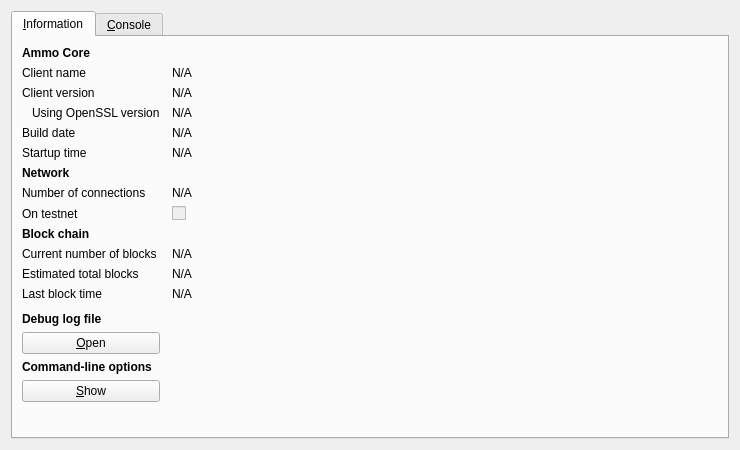
<?xml version="1.0" encoding="UTF-8"?>
<ui version="4.0">
 <class>RPCConsole</class>
 <widget class="QDialog" name="RPCConsole">
  <property name="geometry">
   <rect>
    <x>0</x>
    <y>0</y>
    <width>740</width>
    <height>450</height>
   </rect>
  </property>
  <property name="windowTitle">
   <string>Ammo - Debug window</string>
  </property>
  <layout class="QVBoxLayout" name="verticalLayout_2">
   <item>
    <widget class="QTabWidget" name="tabWidget">
     <property name="currentIndex">
      <number>0</number>
     </property>
     <widget class="QWidget" name="tab_info">
      <attribute name="title">
       <string>&amp;Information</string>
      </attribute>
      <layout class="QGridLayout" name="gridLayout" columnstretch="0,1">
       <property name="horizontalSpacing">
        <number>12</number>
       </property>
       <item row="0" column="0">
        <widget class="QLabel" name="label_9">
         <property name="font">
          <font>
           <weight>75</weight>
           <bold>true</bold>
          </font>
         </property>
         <property name="text">
          <string>Ammo Core</string>
         </property>
        </widget>
       </item>
       <item row="1" column="0">
        <widget class="QLabel" name="label_5">
         <property name="text">
          <string>Client name</string>
         </property>
        </widget>
       </item>
       <item row="1" column="1">
        <widget class="QLabel" name="clientName">
         <property name="cursor">
          <cursorShape>IBeamCursor</cursorShape>
         </property>
         <property name="text">
          <string>N/A</string>
         </property>
         <property name="textFormat">
          <enum>Qt::PlainText</enum>
         </property>
         <property name="textInteractionFlags">
          <set>Qt::LinksAccessibleByMouse|Qt::TextSelectableByKeyboard|Qt::TextSelectableByMouse</set>
         </property>
        </widget>
       </item>
       <item row="2" column="0">
        <widget class="QLabel" name="label_6">
         <property name="text">
          <string>Client version</string>
         </property>
        </widget>
       </item>
       <item row="2" column="1">
        <widget class="QLabel" name="clientVersion">
         <property name="cursor">
          <cursorShape>IBeamCursor</cursorShape>
         </property>
         <property name="text">
          <string>N/A</string>
         </property>
         <property name="textFormat">
          <enum>Qt::PlainText</enum>
         </property>
         <property name="textInteractionFlags">
          <set>Qt::LinksAccessibleByMouse|Qt::TextSelectableByKeyboard|Qt::TextSelectableByMouse</set>
         </property>
        </widget>
       </item>
       <item row="3" column="0">
        <widget class="QLabel" name="label_14">
         <property name="text">
          <string>Using OpenSSL version</string>
         </property>
         <property name="indent">
          <number>10</number>
         </property>
        </widget>
       </item>
       <item row="3" column="1">
        <widget class="QLabel" name="openSSLVersion">
         <property name="cursor">
          <cursorShape>IBeamCursor</cursorShape>
         </property>
         <property name="text">
          <string>N/A</string>
         </property>
         <property name="textFormat">
          <enum>Qt::PlainText</enum>
         </property>
         <property name="textInteractionFlags">
          <set>Qt::LinksAccessibleByMouse|Qt::TextSelectableByKeyboard|Qt::TextSelectableByMouse</set>
         </property>
        </widget>
       </item>
       <item row="4" column="0">
        <widget class="QLabel" name="label_12">
         <property name="text">
          <string>Build date</string>
         </property>
        </widget>
       </item>
       <item row="4" column="1">
        <widget class="QLabel" name="buildDate">
         <property name="cursor">
          <cursorShape>IBeamCursor</cursorShape>
         </property>
         <property name="text">
          <string>N/A</string>
         </property>
         <property name="textFormat">
          <enum>Qt::PlainText</enum>
         </property>
         <property name="textInteractionFlags">
          <set>Qt::LinksAccessibleByMouse|Qt::TextSelectableByKeyboard|Qt::TextSelectableByMouse</set>
         </property>
        </widget>
       </item>
       <item row="5" column="0">
        <widget class="QLabel" name="label_13">
         <property name="text">
          <string>Startup time</string>
         </property>
        </widget>
       </item>
       <item row="5" column="1">
        <widget class="QLabel" name="startupTime">
         <property name="cursor">
          <cursorShape>IBeamCursor</cursorShape>
         </property>
         <property name="text">
          <string>N/A</string>
         </property>
         <property name="textFormat">
          <enum>Qt::PlainText</enum>
         </property>
         <property name="textInteractionFlags">
          <set>Qt::LinksAccessibleByMouse|Qt::TextSelectableByKeyboard|Qt::TextSelectableByMouse</set>
         </property>
        </widget>
       </item>
       <item row="6" column="0">
        <widget class="QLabel" name="label_11">
         <property name="font">
          <font>
           <weight>75</weight>
           <bold>true</bold>
          </font>
         </property>
         <property name="text">
          <string>Network</string>
         </property>
        </widget>
       </item>
       <item row="7" column="0">
        <widget class="QLabel" name="label_7">
         <property name="text">
          <string>Number of connections</string>
         </property>
        </widget>
       </item>
       <item row="7" column="1">
        <widget class="QLabel" name="numberOfConnections">
         <property name="cursor">
          <cursorShape>IBeamCursor</cursorShape>
         </property>
         <property name="text">
          <string>N/A</string>
         </property>
         <property name="textFormat">
          <enum>Qt::PlainText</enum>
         </property>
         <property name="textInteractionFlags">
          <set>Qt::LinksAccessibleByMouse|Qt::TextSelectableByKeyboard|Qt::TextSelectableByMouse</set>
         </property>
        </widget>
       </item>
       <item row="8" column="0">
        <widget class="QLabel" name="label_8">
         <property name="text">
          <string>On testnet</string>
         </property>
        </widget>
       </item>
       <item row="8" column="1">
        <widget class="QCheckBox" name="isTestNet">
         <property name="enabled">
          <bool>false</bool>
         </property>
         <property name="text">
          <string/>
         </property>
        </widget>
       </item>
       <item row="9" column="0">
        <widget class="QLabel" name="label_10">
         <property name="font">
          <font>
           <weight>75</weight>
           <bold>true</bold>
          </font>
         </property>
         <property name="text">
          <string>Block chain</string>
         </property>
        </widget>
       </item>
       <item row="10" column="0">
        <widget class="QLabel" name="label_3">
         <property name="text">
          <string>Current number of blocks</string>
         </property>
        </widget>
       </item>
       <item row="10" column="1">
        <widget class="QLabel" name="numberOfBlocks">
         <property name="cursor">
          <cursorShape>IBeamCursor</cursorShape>
         </property>
         <property name="text">
          <string>N/A</string>
         </property>
         <property name="textFormat">
          <enum>Qt::PlainText</enum>
         </property>
         <property name="textInteractionFlags">
          <set>Qt::LinksAccessibleByMouse|Qt::TextSelectableByKeyboard|Qt::TextSelectableByMouse</set>
         </property>
        </widget>
       </item>
       <item row="11" column="0">
        <widget class="QLabel" name="label_4">
         <property name="text">
          <string>Estimated total blocks</string>
         </property>
        </widget>
       </item>
       <item row="11" column="1">
        <widget class="QLabel" name="totalBlocks">
         <property name="cursor">
          <cursorShape>IBeamCursor</cursorShape>
         </property>
         <property name="text">
          <string>N/A</string>
         </property>
         <property name="textFormat">
          <enum>Qt::PlainText</enum>
         </property>
         <property name="textInteractionFlags">
          <set>Qt::LinksAccessibleByMouse|Qt::TextSelectableByKeyboard|Qt::TextSelectableByMouse</set>
         </property>
        </widget>
       </item>
       <item row="12" column="0">
        <widget class="QLabel" name="label_2">
         <property name="text">
          <string>Last block time</string>
         </property>
        </widget>
       </item>
       <item row="12" column="1">
        <widget class="QLabel" name="lastBlockTime">
         <property name="cursor">
          <cursorShape>IBeamCursor</cursorShape>
         </property>
         <property name="text">
          <string>N/A</string>
         </property>
         <property name="textFormat">
          <enum>Qt::PlainText</enum>
         </property>
         <property name="textInteractionFlags">
          <set>Qt::LinksAccessibleByMouse|Qt::TextSelectableByKeyboard|Qt::TextSelectableByMouse</set>
         </property>
        </widget>
       </item>
       <item row="13" column="0">
        <spacer name="verticalSpacer_2">
         <property name="orientation">
          <enum>Qt::Vertical</enum>
         </property>
         <property name="sizeHint" stdset="0">
          <size>
           <width>20</width>
           <height>20</height>
          </size>
         </property>
        </spacer>
       </item>
       <item row="14" column="0">
        <widget class="QLabel" name="labelDebugLogfile">
         <property name="font">
          <font>
           <weight>75</weight>
           <bold>true</bold>
          </font>
         </property>
         <property name="text">
          <string>Debug log file</string>
         </property>
        </widget>
       </item>
       <item row="15" column="0">
        <widget class="QPushButton" name="openDebugLogfileButton">
         <property name="toolTip">
          <string>Open the Ammo debug log file from the current data directory. This can take a few seconds for large log files.</string>
         </property>
         <property name="text">
          <string>&amp;Open</string>
         </property>
         <property name="autoDefault">
          <bool>false</bool>
         </property>
        </widget>
       </item>
       <item row="16" column="0">
        <widget class="QLabel" name="labelCLOptions">
         <property name="font">
          <font>
           <weight>75</weight>
           <bold>true</bold>
          </font>
         </property>
         <property name="text">
          <string>Command-line options</string>
         </property>
        </widget>
       </item>
       <item row="17" column="0">
        <widget class="QPushButton" name="showCLOptionsButton">
         <property name="toolTip">
          <string>Show the Ammo-Qt help message to get a list with possible Ammo command-line options.</string>
         </property>
         <property name="text">
          <string>&amp;Show</string>
         </property>
         <property name="autoDefault">
          <bool>false</bool>
         </property>
        </widget>
       </item>
       <item row="18" column="0">
        <spacer name="verticalSpacer">
         <property name="orientation">
          <enum>Qt::Vertical</enum>
         </property>
         <property name="sizeHint" stdset="0">
          <size>
           <width>20</width>
           <height>40</height>
          </size>
         </property>
        </spacer>
       </item>
      </layout>
     </widget>
     <widget class="QWidget" name="tab_console">
      <attribute name="title">
       <string>&amp;Console</string>
      </attribute>
      <layout class="QVBoxLayout" name="verticalLayout_3">
       <property name="spacing">
        <number>3</number>
       </property>
       <item>
        <widget class="QTextEdit" name="messagesWidget">
         <property name="minimumSize">
          <size>
           <width>0</width>
           <height>100</height>
          </size>
         </property>
         <property name="readOnly">
          <bool>true</bool>
         </property>
         <property name="tabKeyNavigation" stdset="0">
          <bool>false</bool>
         </property>
         <property name="columnCount" stdset="0">
          <number>2</number>
         </property>
        </widget>
       </item>
       <item>
        <layout class="QHBoxLayout" name="horizontalLayout">
         <property name="spacing">
          <number>3</number>
         </property>
         <item>
          <widget class="QLabel" name="label">
           <property name="text">
            <string notr="true">&gt;</string>
           </property>
          </widget>
         </item>
         <item>
          <widget class="QLineEdit" name="lineEdit"/>
         </item>
         <item>
          <widget class="QPushButton" name="clearButton">
           <property name="maximumSize">
            <size>
             <width>24</width>
             <height>24</height>
            </size>
           </property>
           <property name="toolTip">
            <string>Clear console</string>
           </property>
           <property name="text">
            <string/>
           </property>
           <property name="icon">
            <iconset resource="../bitcoin.qrc">
             <normaloff>:/icons/remove</normaloff>:/icons/remove</iconset>
           </property>
           <property name="shortcut">
            <string notr="true">Ctrl+L</string>
           </property>
           <property name="autoDefault">
            <bool>false</bool>
           </property>
          </widget>
         </item>
        </layout>
       </item>
      </layout>
     </widget>
    </widget>
   </item>
  </layout>
 </widget>
 <resources>
  <include location="../bitcoin.qrc"/>
 </resources>
 <connections/>
</ui>
